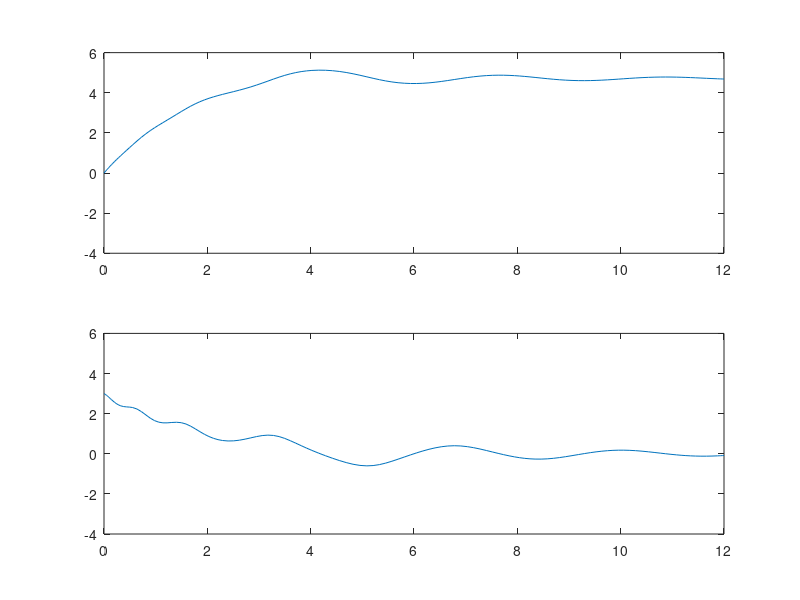
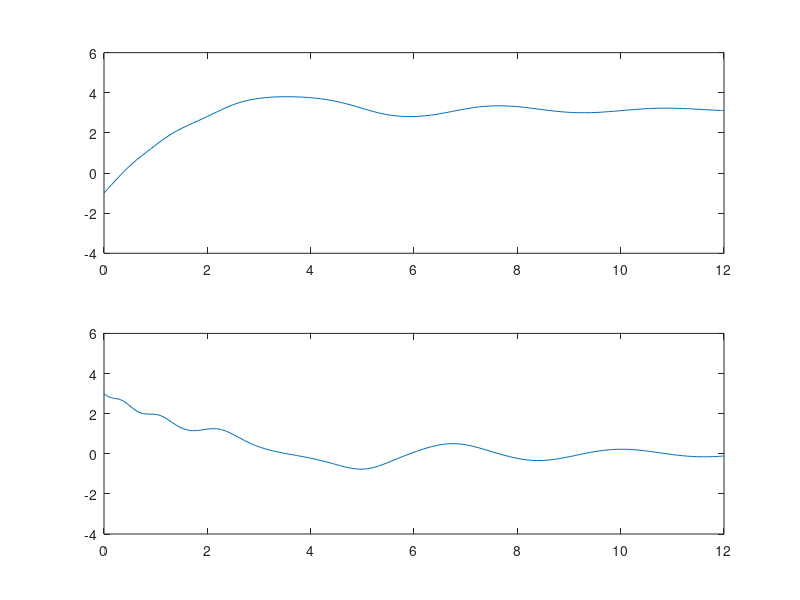
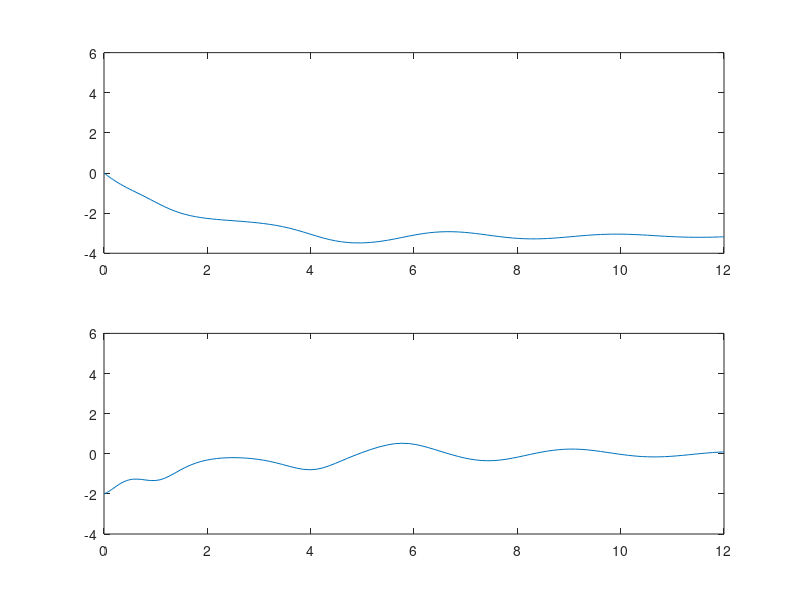
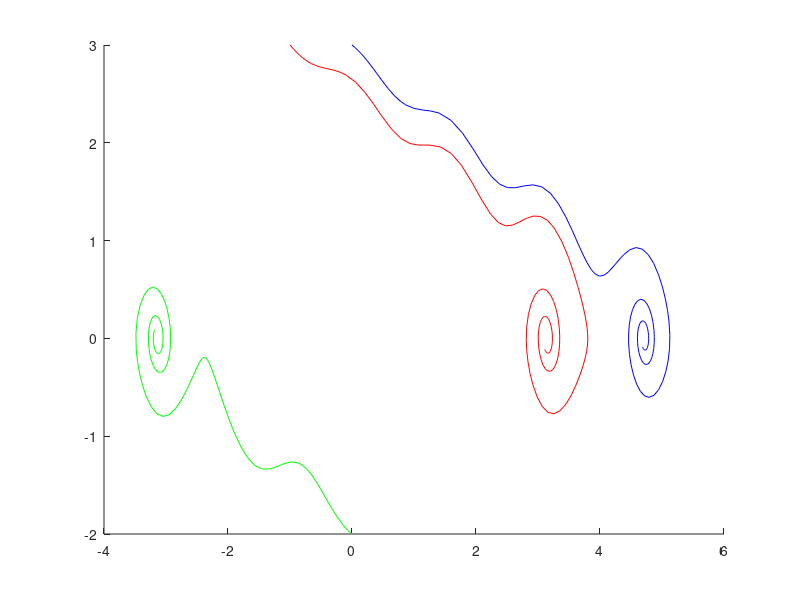

Here is the MATLAB script that generated these plots, in order: (Note: this script raises an error after producing the figures.)
% Math 244: MATLAB Assignment 7
% Name: Kym Derriman
% RUID: 033004091
% Date: December 2, 2024
clear;
clc;

%% 1. 
f = @(x,y) y;
g = @(x,y) -sin(4*x) - 0.5*y;
F = @(t, x) [f(x(1), x(2)); g(x(1), x(2))];

[t,x] = ode45(F, [0, 12], [0;3]);

xSol1 = x(:, 1);
ySol1 = x(:, 2);

figure();
set(gcf, 'Position', [100, 100, 800, 800]);
subplot(2,1,1)
plot(t, xSol1);
axis([0, 12, -4, 6]);

subplot(2, 1, 2)
plot(t, ySol1);
axis([0, 12, -4, 6]);
% x(t) goes to 4.6 as t goes to infinity; 
% y(t) goes to -0.1 as t approaches infinity.

%% 2.
f = @(x,y) y;
g = @(x,y) -sin(4*x) - 0.5*y;
F = @(t, x) [f(x(1), x(2)); g(x(1), x(2))];

[t,x] = ode45(F, [0, 12], [-1;3]);

xSol2 = x(:, 1);
ySol2 = x(:, 2);

figure();
set(gcf, 'Position', [100, 100, 800, 800]);
subplot(2,1,1)
plot(t, xSol2);
axis([0, 12, -4, 6]);

subplot(2, 1, 2)
plot(t, ySol2);
axis([0, 12, -4, 6]);

[t,x] = ode45(F, [0, 12], [0;-2]);

xSol3 = x(:, 1);
ySol3 = x(:, 2);

figure();
set(gcf, 'Position', [100, 100, 800, 800]);
subplot(2,1,1)
plot(t, xSol3);
axis([0, 12, -4, 6]);

subplot(2, 1, 2)
plot(t, ySol3);
axis([0, 12, -4, 6]);
% For (-1,3), y(t) approaches -0.15 and x(t) approaches 3.15.
% For (0,-2), x(t) approaches -3.2 and y(t) approaches 0.
% Based on these, it seems like the solutions depend on both initial
% conditions and are not independent.

%% 3.
figure();
set(gcf, 'Position', [100, 100, 800, 600]);
hold on;
plot(xSol1, ySol1, 'b');
plot(xSol2, ySol2, 'r');
plot(xSol3, ySol3, 'g');
hold off;

%% 4.
figure();
set(gcf, 'Position', [100, 100, 800, 600]);
hold on;
phasePortrait244(f, g, -4, 8, -3, 3, 0, 10, 1, 3);
phasePortrait244(f, g, -4, 8, -3, 3, 0, 10, [-1,0], [3,-2]);
hold off;

%% 5.
figure();
set(gcf, 'Position', [100, 100, 800, 600]);
phasePortrait244(f, g, -4, 6, -3, 3, 0, 10, ...
    [-4:0.2:6, -4:0.2:6], [3*ones(1, 51), -3*ones(1, 51)]);

figure();
set(gcf, 'Position', [100, 100, 800, 600]);
phasePortrait244(f, g, -4, 6, -3, 3, 0, 10, [-4:0.2:6, -4:0.2:6], ...
    [3*ones(1, 51), -3*ones(1, 51)]);
xlim([-0.41 1.39])
ylim([-0.54 0.54])

% After completing the lab, I went back and zoomed in (made another plot
% with smaller limits) on this phase portrait. This second plot really
% shows the different behavior at the points discussed in step 7. Namely,
% you can see, side by side, the converging behavior around (0,0) and the
% diverging behavior around (pi/4 , 0). I didn't really understand the
% point of step 7 until I came back and examined this plot closely as 
% shown.

%% 6.
% (a)
f = @(x,y) 3*x - y;
g = @(x,y) -4*x + 3*y;
figure();
set(gcf, 'Position', [100, 100, 800, 600]);
phasePortrait244(f, g, -3, 3, -3, 3, 0, 1.1, ...
    [-3:0.5:3, -3:0.5:3], [1*ones(1,13), -1*ones(1,13)]);

% (b)
f = @(x,y) 2*x - 3*y;
g = @(x,y) -4*y;
figure();
set(gcf, 'Position', [100, 100, 800, 800]);
phasePortrait244(f, g, -3, 3, -3, 3, 0, 0.8, ...
    [-3:0.5:3, -3:0.5:3], [1*ones(1,13), -1*ones(1,13)]);

% (c)
f = @(x,y) 3*x + 5*y;
g = @(x,y) -x + y;
figure();
set(gcf, 'Position', [100, 100, 800, 800]);
phasePortrait244(f, g, -3, 3, -3, 3, 0, 0.6, ...
    [-3:0.5:3, -3:0.5:3], [1*ones(1,13), -1*ones(1,13)]);

% (d)
f = @(x,y) 7*x + 3*y;
g = @(x,y) -3*x + y;
figure();
set(gcf, 'Position', [100, 100, 800, 800]);
phasePortrait244(f, g, -3, 3, -3, 3, 0, 0.9, ...
    [-3:0.5:3, -3:0.5:3], [1*ones(1,13), -1*ones(1,13)]);

%% 7.
% (a) Point: (0,0)
f = @(x,y) y;
g = @(x,y) -4*x + 0.5*y;
figure();
set(gcf, 'Position', [100, 100, 800, 600]);
phasePortrait244(f, g, -2, 2, -2, 2, 0, 10, ...
    [-3:0.25:3, -3:0.25:3], [1*ones(1,25), -1*ones(1,25)]);

% (b) Point (, 0)
f = @(x,y) y;
g = @(x,y) 4*x + 0.5*y;
figure();
set(gcf, 'Position', [100, 100, 800, 600]);
phasePortrait244(f, g, -1, 1, -1, 1, 0, 10, ...
    [-3:0.1:3, -3:0.1:3], [1*ones(1,61), -1*ones(1,61)]);

% Comment: 
% These portraits do indeed show the behavior around the critical points
% (0,0) and (pi/4 , 0). As discussed below the plot in step 5, one can
% see this behavior in the "fuller" plot, where this converging critical
% point transitions to a diverging critical point in a cycle of pi/4.
